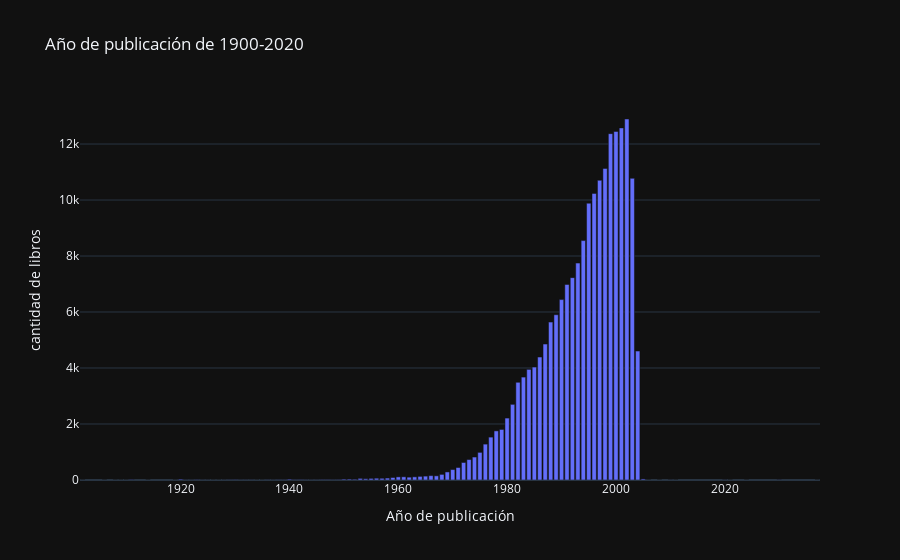

The code cell stored with this chart in its notebook:
### Code cell
fig = px.bar(books_vc[4:107], x='Año de publicación', y='cantidad de libros', title = "Año de publicación de 1900-2020")
fig.show()

### Figure 1 — Plotly figure (JSON) as saved in the notebook; plotly's stock layout.template omitted (floating-point values rounded to 4 significant figures)
{"data": [{"alignmentgroup": "True", "hovertemplate": "Año de publicación=%{x}<br>cantidad de libros=%{y}<extra></extra>", "legendgroup": "", "marker": {"color": "#636efa", "pattern": {"shape": ""}}, "name": "", "offsetgroup": "", "orientation": "v", "showlegend": false, "textposition": "auto", "x": [1902, 1906, 1908, 1909, 1910, 1911, 1914, 1919, 1920, 1921, 1922, 1923, 1924, 1925, 1926, 1927, 1928, 1929, 1930, 1931, 1932, 1933, 1934, 1935, 1936, 1937, 1938, 1939, 1940, 1941, 1942, 1943, 1944, 1945, 1946, 1947, 1948, 1949, 1950, 1951, 1952, 1953, 1954, 1955, 1956, 1957, 1958, 1959, 1960, 1961, 1962, 1963, 1964, 1965, 1966, 1967, 1968, 1969, 1970, 1971, 1972, 1973, 1974, 1975, 1976, 1977, 1978, 1979, 1980, 1981, 1982, 1983, 1984, 1985, 1986, 1987, 1988, 1989, 1990, 1991, 1992, 1993, 1994, 1995, 1996, 1997, 1998, 1999, 2000, 2001, 2002, 2003, 2004, 2005, 2006, 2008, 2010, 2011, 2020, 2021, 2024, 2030, 2037], "xaxis": "x", "y": [1, 1, 1, 1, 1, 18, 1, 1, 29, 2, 2, 11, 2, 2, 1, 1, 2, 6, 11, 3, 4, 4, 1, 1, 6, 3, 7, 6, 29, 9, 11, 6, 3, 4, 13, 12, 7, 11, 31, 32, 26, 58, 45, 57, 64, 61, 69, 89, 111, 114, 101, 112, 129, 139, 156, 149, 200, 288, 373, 446, 625, 730, 820, 987, 1282, 1532, 1754, 1805, 2212, 2702, 3490, 3676, 3951, 4034, 4392, 4855, 5639, 5903, 6444, 6985, 7228, 7748, 8551, 9887, 10237, 10705, 11129, 12371, 12450, 12576, 12894, 10775, 4605, 38, 1, 1, 2, 1, 3, 1, 1, 6, 1], "yaxis": "y", "type": "bar"}], "layout": {"xaxis": {"anchor": "y", "domain": [0.0, 1.0], "title": {"text": "Año de publicación"}}, "yaxis": {"anchor": "x", "domain": [0.0, 1.0], "title": {"text": "cantidad de libros"}}, "legend": {"tracegroupgap": 0}, "title": {"text": "Año de publicación de 1900-2020"}, "barmode": "relative"}}
